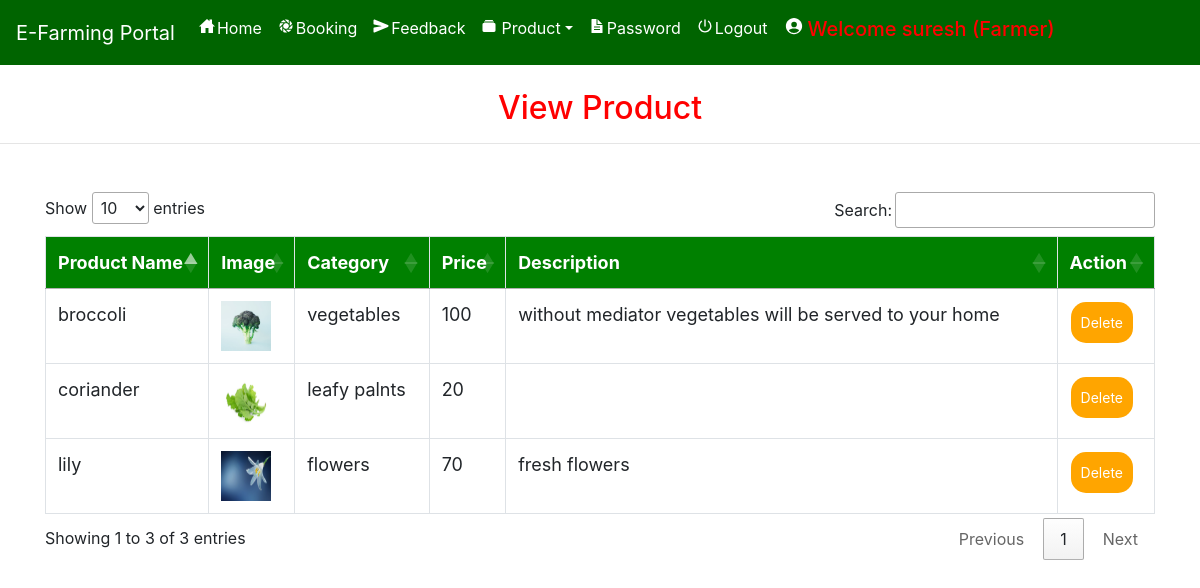
Screenshot of /admin_view_product (signed in) with the database file from the repository.
### farmerapp/models.py (models this page shows, shortened)
class Product(models.Model):
    user = models.ForeignKey(User, on_delete=models.CASCADE, null=True)
    category = models.ForeignKey(Category, on_delete=models.CASCADE, null=True)
    image = models.FileField(null=True)
    name = models.CharField(max_length=30, null=True)
    price = models.IntegerField(null=True)
    desc = models.TextField(null=True)

class Category(models.Model):
    name = models.CharField(max_length=30, null=True)

### farmerapp/views.py (the view)
# urls.py: path('admin_view_product', Admin_View_product, name='admin_view_product'),
def Admin_View_product(request):
    if not request.user.is_authenticated:
        return redirect('login_admin')
    pro = Product.objects.all()
    try:
        profile = Profile.objects.get(user=request.user)
        if profile.user_type == "Seller":
            pro = Product.objects.filter(user=request.user)
    except:
        pass
    d = {'pro':pro}
    return render(request,'admin_view_product.html',d)

### farmerapp/templates/admin_view_product.html (shortened to what this page needs)
{% extends 'navigation.html' %}
{% block body %}
<center><h2 style="color:red;margin-top:2%">View Product</h2></center><hr>
 <div class="container" style="margin-top:4%">
<table class="table table-bordered" id="myTable">
  <thead>
  <tr>
    <th>Product Name</th>
    <th>Image</th>
      <th> Category</th>
    <th>Price</th>
    <th> Description</th>
    <th>Action</th>
  </tr>
  </thead>
   <tbody>
    {% for i in pro %}
  <tr>
    <td>{{i.name}}</td>
    <td><img src="{{i.image.url}}" style="width:50px;height:50px"></td>
      <td>{{i.category.name}}</td>
      <td>{{i.price}}</td>
      <td>{{i.desc}}</td>
    <td><a href="{% url 'delete_product' i.id %}" onclick="return confirm('Are you sure?')"><button class="button button1">Delete</button></a></td>
  </tr>
    {% endfor %}
    </tbody>
</table>
 </div>
{% endblock %}

### farmerapp/templates/navigation.html (style rules this page uses)
* { box-sizing: border-box; }
#myTable { border-collapse: collapse; width: 100%; border: 1px solid #ddd; font-size: 18px; }
#myTable th { text-align: left; padding: 12px; background-color: green; color: white; }
#myTable td { text-align: left; padding: 12px; background-color: white; }
#myTable tr { border-bottom: 1px solid #ddd; }
.button { background-color: orange; border: none; color: white; padding: 10px; text-align: center; text-decoration: none; display: inline-block; font-size: 14px; margin: 1px 1px; cursor: pointer; }
.button1 { border-radius: 15px; }

### rows the page displays
Product: name "broccoli", image (picture), category.name "vegetables", price "100", desc "without mediator vegetables will be served to your home"
Product: name "lily", image (picture), category.name "flowers", price "70", desc "fresh flowers"
Product: name "coriander", image (picture), category.name "leafy palnts", price "20"
